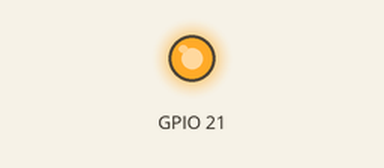
Recording of a program running on a simulated Raspberry Pi (BCM pin numbers), started with the arguments on 3. Parts: output pins drawn as LEDs (lit = HIGH). What the program prints to the terminal is not drawn. At 0.0 s the program stops and its outputs stay as they are.

Above: at 0.1 s.
Timing chart, 0 to 1.5 s (numbered marks = the images above):
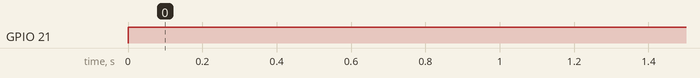

Measured:
- by itself, GPIO 21: LOW → HIGH at 0.00 s

The program:

b_light.py
```python
import RPi.GPIO as GPIO
import time
import sys
from config import BLUE_LIGHT_PIN

# --- Hardware Configuration ---
# GPIO 21 (Physical Pin 40 on Pi Zero)
LIGHT_PIN = BLUE_LIGHT_PIN

def setup_gpio():
    """Initializes the GPIO settings."""
    GPIO.setmode(GPIO.BCM)
    GPIO.setwarnings(False)
    GPIO.setup(LIGHT_PIN, GPIO.OUT)

def manual_control(state):
    """
    Directly sets the pin state.
    state: True for ON, False for OFF
    """
    setup_gpio()
    if state:
        GPIO.output(LIGHT_PIN, GPIO.HIGH)
        print(f"GPIO {LIGHT_PIN}: MANUAL_ON")
    else:
        GPIO.output(LIGHT_PIN, GPIO.LOW)
        print(f"GPIO {LIGHT_PIN}: MANUAL_OFF")

def automated_pulse(duration):
    """
    Turns the light on for a set duration, then off.
    duration: time in seconds
    """
    duration = float(duration)
    if duration <= 0 or duration > 60:
        raise ValueError("Automated pulse duration must be > 0 and <= 60 seconds.")
    setup_gpio()
    try:
        GPIO.output(LIGHT_PIN, GPIO.HIGH)
        print(f"GPIO {LIGHT_PIN}: AUTO_ON (Duration: {duration}s)")
        time.sleep(duration)
        GPIO.output(LIGHT_PIN, GPIO.LOW)
        print(f"GPIO {LIGHT_PIN}: AUTO_OFF")
    except KeyboardInterrupt:
        GPIO.output(LIGHT_PIN, GPIO.LOW)
        GPIO.cleanup()

if __name__ == "__main__":
    # This section allows the script to be called via command line or Subprocess
    if len(sys.argv) < 2:
        print("Usage: python3 b_light.py [on|off|automate] [duration_seconds]")
        sys.exit(1)

    cmd = sys.argv[1].lower()

    if cmd == "on":
        manual_control(True)
    elif cmd == "off":
        manual_control(False)
    elif cmd == "automate":
        if len(sys.argv) == 3:
            try:
                automated_pulse(float(sys.argv[2]))
            except ValueError as exc:
                print(f"Error: {exc}")
                sys.exit(1)
        else:
            print("Error: Automation requires a duration in seconds.")
            sys.exit(1)
```

config.py
```python
import os
from pathlib import Path


BASE_DIR = Path(__file__).resolve().parent
PI_HOME = Path(os.getenv("STEPPER_PI_HOME", "/home/dank"))

SERIAL_PORT = os.getenv("STEPPER_SERIAL_PORT", "/dev/ttyUSB0")
# The deployed legacy controller firmware speaks 9600 by default. SerialLink
# still probes 115200 automatically for the V2 firmware when this is unset.
BAUD_RATE = int(os.getenv("STEPPER_BAUD_RATE", "9600"))
SERIAL_TIMEOUT = float(os.getenv("STEPPER_SERIAL_TIMEOUT", "1.5"))

ROUTINES_DIR = Path(os.getenv("STEPPER_ROUTINES_DIR", PI_HOME / "routines"))
ACTIVE_ROUTINES_DIR = Path(os.getenv("STEPPER_ACTIVE_ROUTINES_DIR", PI_HOME / "active_routines"))
PICTURES_DIR = Path(os.getenv("STEPPER_PICTURES_DIR", PI_HOME / "saved_pictures"))
LOG_FILE_PATH = Path(os.getenv("STEPPER_LOG_FILE", PI_HOME / "routine_scheduler.log"))
DATABASE_FILE = Path(os.getenv("STEPPER_DATABASE_FILE", PI_HOME / "routine_data.db"))

CAMERA_SCRIPT_PATH = Path(os.getenv("STEPPER_CAMERA_SCRIPT", BASE_DIR / "camera.py"))
LIGHT_SCRIPT_PATH = Path(os.getenv("STEPPER_LIGHT_SCRIPT", BASE_DIR / "b_light.py"))
ROUTINE_SCRIPT_PATH = Path(os.getenv("STEPPER_ROUTINE_SCRIPT", BASE_DIR / "routine.py"))

BLUE_LIGHT_PIN = int(os.getenv("STEPPER_BLUE_LIGHT_PIN", "21"))
DEFAULT_EXPOSURE_TIME_US = int(os.getenv("STEPPER_DEFAULT_EXPOSURE_US", "50000"))

BACKEND_HOST = os.getenv("STEPPER_BACKEND_HOST", "0.0.0.0")
BACKEND_PORT = int(os.getenv("STEPPER_BACKEND_PORT", "5000"))
BACKEND_DEBUG = os.getenv("STEPPER_BACKEND_DEBUG", "0").lower() in {"1", "true", "yes"}
```
